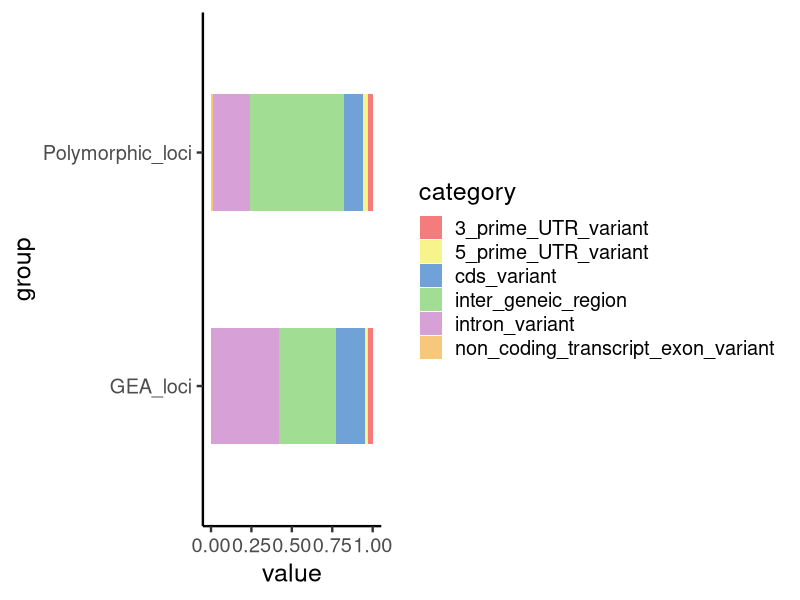

The R script that drew this image:
library(ggplot2)

df <- data.frame(
  group = rep(c("GEA_loci", "Polymorphic_loci"),each = 6),
  category = rep(c("cds_variant", "5_prime_UTR_variant", "3_prime_UTR_variant","non_coding_transcript_exon_variant","intron_variant","inter_geneic_region"), 2),
  value = c(0.18,0.02,0.03,0.003,0.42,0.35,0.12,0.03,0.03,0.01,0.23,0.58)
)
# 绘制重叠条形图
pdf("snpeff.pdf",width = 10,height = 5)
ggplot(df, aes(x=group, y=value, fill=category)) +
  geom_bar(stat="identity", position="stack",width = 0.5) +
  theme_classic(base_size = 18) +
  coord_flip() +
  scale_fill_manual(values = c("#f47c7c","#f7f48b","#70a1d7", "#a1de93","#d7a1d7","#f7c77c"))
dev.off()
